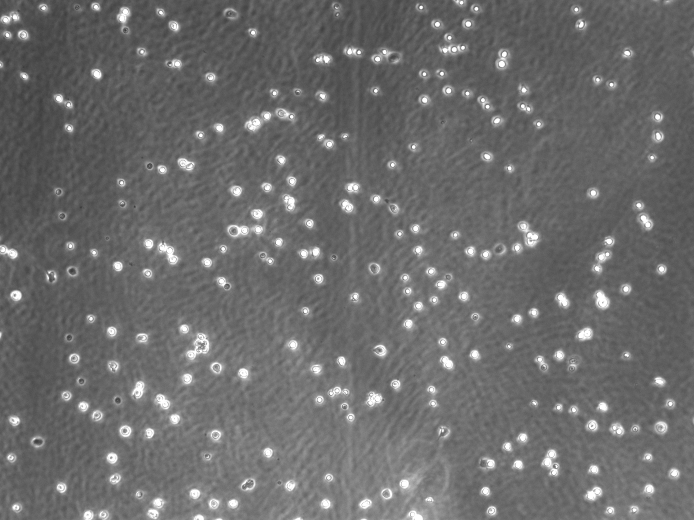
#> input picture data_neutrophils/sampimg/Aligned0000.tif, 1388 x 1040 px (shown at 1/2 size); its folder holds only this picture in this run
$ python dataset_create_2class_multi_v2.py   (Python 2 division)   (older library calls are emulated)
#> lines starting #> are read from the running program, lines starting #| are printed output that depends on the picture
# -*- coding: utf-8 -*-
"""
Created on Mon Jun  1 10:09:31 2015

@author: saj
"""


import scipy as sp
import time
#import sys
import os
#sys.path.append('/Users/sajithks/Documents/project_cell_tracking/phase images from elf')
#sys.path.append('/Users/sajithks/Documents/project_cell_tracking/phase images from elf/ecoli_det_seg')
#import createbacteria  as cb
import numpy as np
#from matplotlib import pyplot as plt
#import skimage.morphology as skmorph
import cv2
from scipy.ndimage import label
from scipy.ndimage import interpolation
from random import shuffle
import glob
import subprocess
import signal
import Image
caffe_root = '/home/saj/Downloads/caffe-master/'  # this file is expected to be in {caffe_root}/examples
#caffe_root = '/home/saj/Downloads/caffelatest/caffe/'
import sys
sys.path.insert(0, caffe_root + 'python')

#import caffe
import time
import sklearn
import random
from sklearn.ensemble import RandomForestClassifier as rf
from sklearn.ensemble import AdaBoostClassifier as ab
from sklearn import svm
from multiprocessing import Pool
import h5py


print 'libraries loaded'
WIN_SIZE = 30
WINDOW = 2*WIN_SIZE + 1
WIN_SIZE2 = 9

#outfolder = '/home/saj/Downloads/caffe-master/examples/ecoli/neutrotraindata/'
#traindataloc = '/home/saj/Documents/cbalinux/deeplearning/caffe-master/examples/ecoli/neutrotraindata/'
#testdataloc = '/home/saj/Documents/cbalinux/deeplearning/caffe-master/examples/ecoli/neutrotestdata/'
traindataloc = 'examples/neutrophiles/neutrotraindatah5/'
testdataloc = 'examples/neutrophiles/neutrotestdatah5/'

#% training set
# read file names
print 'reading file names ...'
#datafolder = '/home/saj/Documents/cbalinux/deeplearning/programs/data_neutrophils/labels/'
datafolder = '/home/saj/Documents/deep/deeptraing/data_neutrophils/'
rawimgfiles = sorted(glob.glob(datafolder +'sampimg/' + '*.tif'))[0:2]
labelfiles = sorted(glob.glob(datafolder +'labels/cell/' + '*.png'))[0:2]
print 'file name read'

#%% clear temporary locations of training and test data

print ' clearing training and testing data ... '
if(os.system('rm -rf '+traindataloc) ==0):print 'traindataloc removed'
if(os.system('mkdir '+traindataloc) ==0):print 'traindataloc recreated'

if(os.system('rm -rf '+testdataloc) ==0):print 'testdataloc removed'
if(os.system('mkdir '+testdataloc) ==0):print 'testdataloc recreated'
# [6 lines of commented-out code are left out]
print 'cleared training and testing data '
#%##############################################################################
print 'reading training image and label image ...'
orimg = cv2.imread(rawimgfiles[0], cv2.CV_LOAD_IMAGE_UNCHANGED)
#> orimg is the input picture: shape (1040, 1388); min 54, max 255, mean 108.3
#orimg = cv2.imread('/home/saj/Documents/deeptraing-master/data/img/ex_Phase0001.tif',cv2.CV_LOAD_IMAGE_UNCHANGED)
orimg = np.float32(orimg)
orimg = orimg-orimg.min()
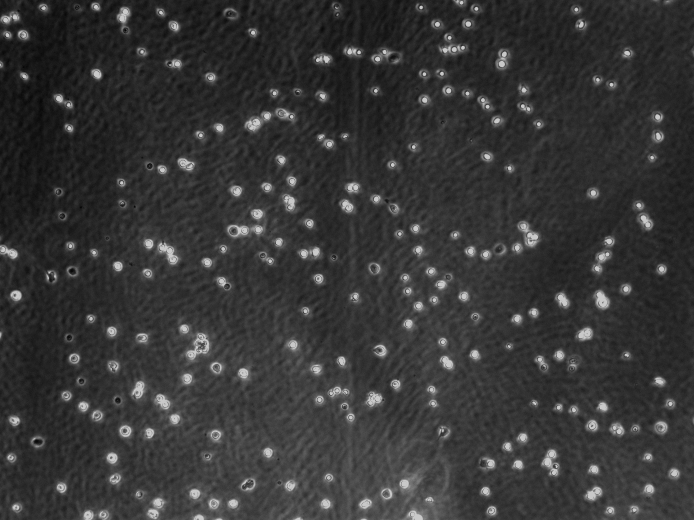
#> orimg: shape (1040, 1388) float32 (shown at 1/2 size); min 0, max 201, mean 54.3
orimg = orimg/orimg.max()
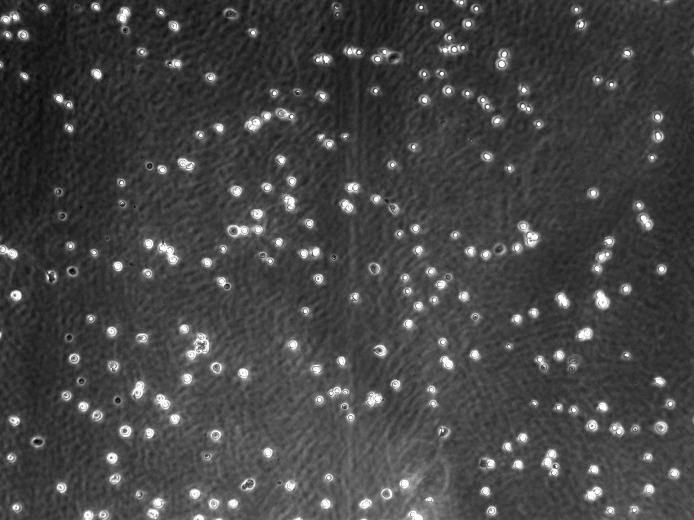
#> orimg: shape (1040, 1388) float32 (shown at 1/2 size); min 0, max 1, mean 0.27

#> (the run stopped early here; a loop or call above may not have finished)
